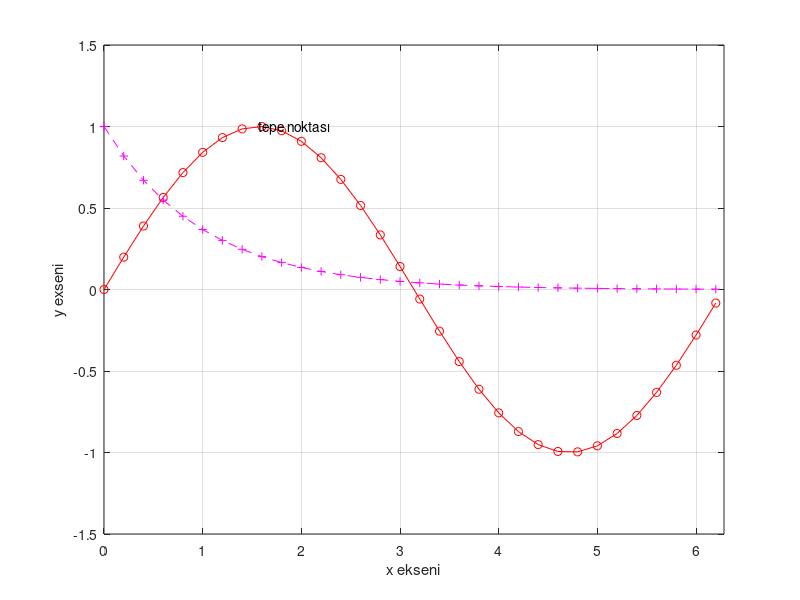

MATLAB code for this plot:
x=[0:0.2:2*pi]
plot(x,sin(x),"r-o",x,exp(-x),"--m+")
grid on
xlabel("x ekseni")
ylabel("y exseni")
text(pi/2,1,'tepe noktası')
xlim([0 2*pi])
ylim([-1.5 1.5])
